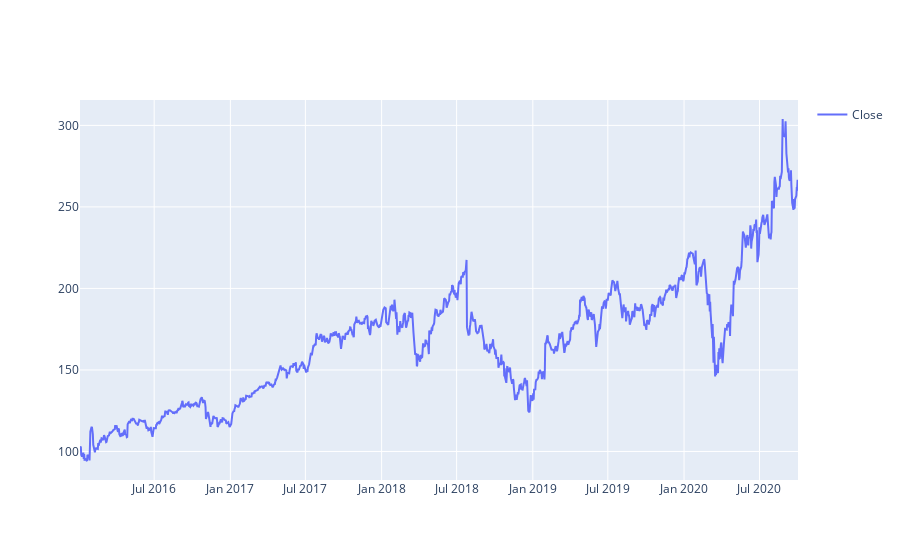

Here is the notebook cell this chart was saved with:
### Code cell
fig = go.Figure()
fig.add_trace(go.Scatter(x = data.index, y = data.Close, mode = 'lines', name = 'Close'))
fig.update_layout(showlegend = True)
fig.show()

### Figure 1 — Plotly figure (JSON) as saved in the notebook; plotly's stock layout.template omitted (floating-point values rounded to 4 significant figures; data arrays with more than 128 entries replaced by an {"elided": "..."} marker saying what was removed)
{"data": [{"mode": "lines", "name": "Close", "type": "scatter", "x": {"elided": "1197 str values"}, "y": {"elided": "1197 float values"}}], "layout": {"showlegend": true}}
